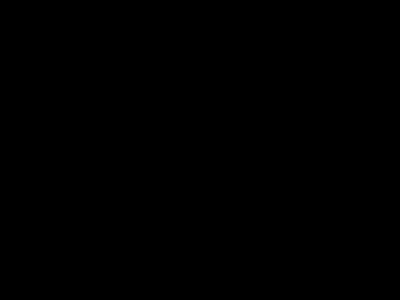
Frame 1 (no input)
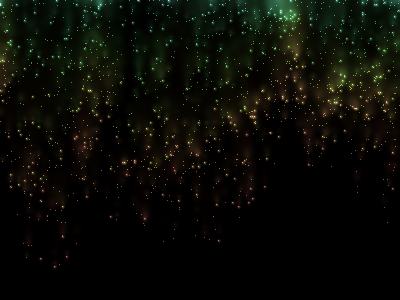
Frame 60 (the mouse pressed at the canvas centre just before this capture)
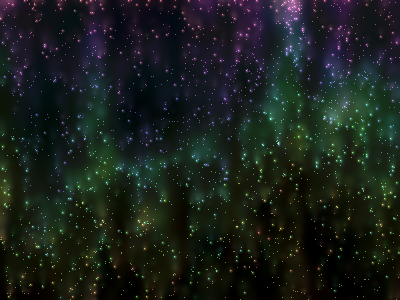
Frame 120 (the mouse held since frame 60 and released just before this capture)

The Processing sketch that drew these frames (run headless with seeded random() and noise(); from frame 60 on, the mouse is pressed at the canvas centre):

// Processing sketch: processing_30832
// ── processing_30832.pde

final int  N_PARTICLES = 2000;
Particle[] particles;
float[][]  speedRateMap;
long       time;

void setup() {
  size(400, 300);
  frameRate(30);
  time = 0;
  
  particles = new Particle[N_PARTICLES];
  for(int i = 0; i < particles.length; i++) {
    particles[i] = new Particle(random(width), random(height));
  }
  
  // 通常時・ブレーキ時のスピードレート
  float normalSpeedRate = 2.0;
  float brakeSpeedRate  = 0.1;
  
  // ノイズ画像から速度レートマップ生成
  // ========================================================
  // smap を任意の画像に差し替えれば、
  // パーティクルでメッセージを作る事も可能
  speedRateMap = new float[width][height];
  PImage smap = createCroud();
  for(int y = 0; y < smap.height; y++) {
    for(int x = 0; x < smap.width; x++) {
      int c = smap.pixels[y * width + x] & 0xFF;
      // マップに基づいて速度の減衰率を求める
      float data = 1.0 - (float)c / 0xFF;
      data *= (normalSpeedRate - brakeSpeedRate);
      data += brakeSpeedRate;
      
      speedRateMap[x][y] = data;
    }
  }
}

void draw() {
  time++;
  background(0); 
  stroke(255);
  
  for(int i = 0; i < particles.length; i++) {
    Particle p = particles[i];
    stroke(p._color);
    point(p.x, p.y);
    p.update();
  }
  blendTwincle();
}

private void blendTwincle() {
  PImage fg = createTwincle();

  loadPixels();
  for(int y = 0; y < height; y++) {
    for(int x = 0; x < width; x++) {
      int c1 = pixels[y * width + x];
      int c2 = fg.pixels[y * width + x];
      pixels[y * width + x] = addColor(c1, c2);
    }
  }
  updatePixels();
}

int addColor(int c1, int c2) {
  int r1 = c1 >> 16 & 0xFF;
  int g1 = c1 >>  8 & 0xFF;
  int b1 = c1       & 0xFF;
      
  int r2 = c2 >> 16 & 0xFF;
  int g2 = c2 >>  8 & 0xFF;
  int b2 = c2       & 0xFF;
      
  int r = r1 + r2 < 0xFF ? r1 + r2 : 0xFF;
  int g = g1 + g2 < 0xFF ? g1 + g2 : 0xFF;
  int b = b1 + b2 < 0xFF ? b1 + b2 : 0xFF;
  
  return 0xFF << 24 | r << 16 | g << 8 | b;
}

// 指定した透過率で色を黒っぽくする
int transColor(int c, float _alpha) {
  float a;
  a = min(_alpha, 1.0);
  a = max(_alpha, 0.0);
  
  int r1 = c >> 16 & 0xFF;
  int g1 = c >>  8 & 0xFF;
  int b1 = c       & 0xFF;
  
  int r = (int)(r1 * a + 0.5);
  int g = (int)(g1 * a + 0.5);
  int b = (int)(b1 * a + 0.5);
  return 0xFF << 24 | r << 16 | g << 8 | b;
}

PImage blendImage;
private PImage createTwincle() {
  if(blendImage == null) 
    blendImage = createImage(width / 2, height / 2, RGB);
  
  PImage _capture = createImage(width / 2, height / 2, RGB);
  
  float _alpha;
  if(mousePressed) _alpha = 0.98;  // マウスボタンを押すとブーストする
  else _alpha = random(0.9, 0.99);
  
  loadPixels();
  for(int y = 0; y < _capture.height; y++) {
    for(int x = 0; x < _capture.width; x++) {
      int c1 = blendImage.pixels[y * blendImage.width + x];
      int c2 = pixels[(y * 2) * width + (x * 2)];

      c1 = transColor(c1, _alpha);
      
      blendImage.pixels[y * blendImage.width + x]
        = _capture.pixels[y * _capture.width + x]
          = addColor(c1, c2);
    }
  }
  updatePixels();
  blendImage.filter(BLUR);
  _capture.resize(width, height);  
  return _capture;
}

class Particle {
  public int x, y;
  public int _color;
  private float  _x,  _y;
  private float _dx, _dy;
  private final int MAX_H = 120;  // 色相の階調数
  
  Particle(float x, float y) {
    initialize();
    
    this._x = (int)(this._x = x);
    this._y = (int)(this._y = y);
    _color = 0x00000000;
  }
  
  void update() {
    float rate = 1.0;
    // マップから速度レート読み込み
    if (x >= 0 && x < speedRateMap.length 
        && y >= 0 && y < speedRateMap[0].length)
          rate = speedRateMap[x][y];
    
    x = (int)(_x += (_dx * rate));
    y = (int)(_y += (_dy * rate));
    if(y >= height) initialize();
  }
  
  private void initialize() {
    colorMode(HSB, MAX_H, 100, 100);
    _color = color(time % MAX_H, 50, 70);
        
    x = (int)(_x = random(width));
    y = (int)(_y = 0);
    
    this._dx = random(-0.1, 0.1);
    this._dy = random(2, 4);
  }
}

// ==========================================================
// 雲模様データの生成
// ==========================================================
private PImage createCroud() {
  PImage img = createImage(width, height, RGB);
  
  float xbase  = random(100);
  float ybase  = random(100);
  
  float xnoise = 0.0;
  float ynoise = 0.0;
  float inc    = 0.02;
  
  for(int y = 0; y < height; y++) {
    for(int x = 0; x < width; x++) {
      int _gray = 
        (int)(noise(xnoise+xbase, ynoise+ybase)*0xFF+0.5);
      img.pixels[y * width + x] = _gray;
      xnoise += inc;
    }
    xnoise = 0.0;
    ynoise += inc;
  }
  return img;
}
